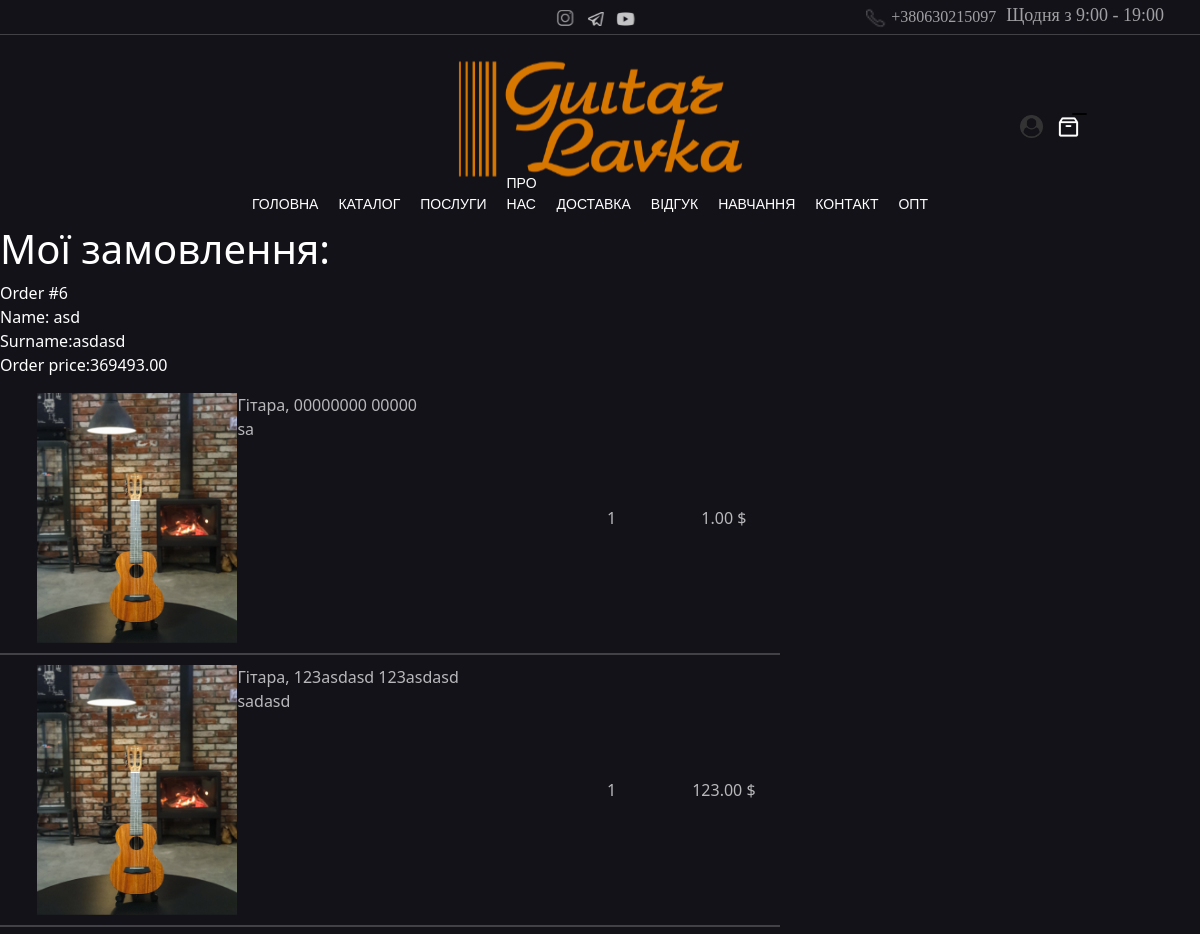
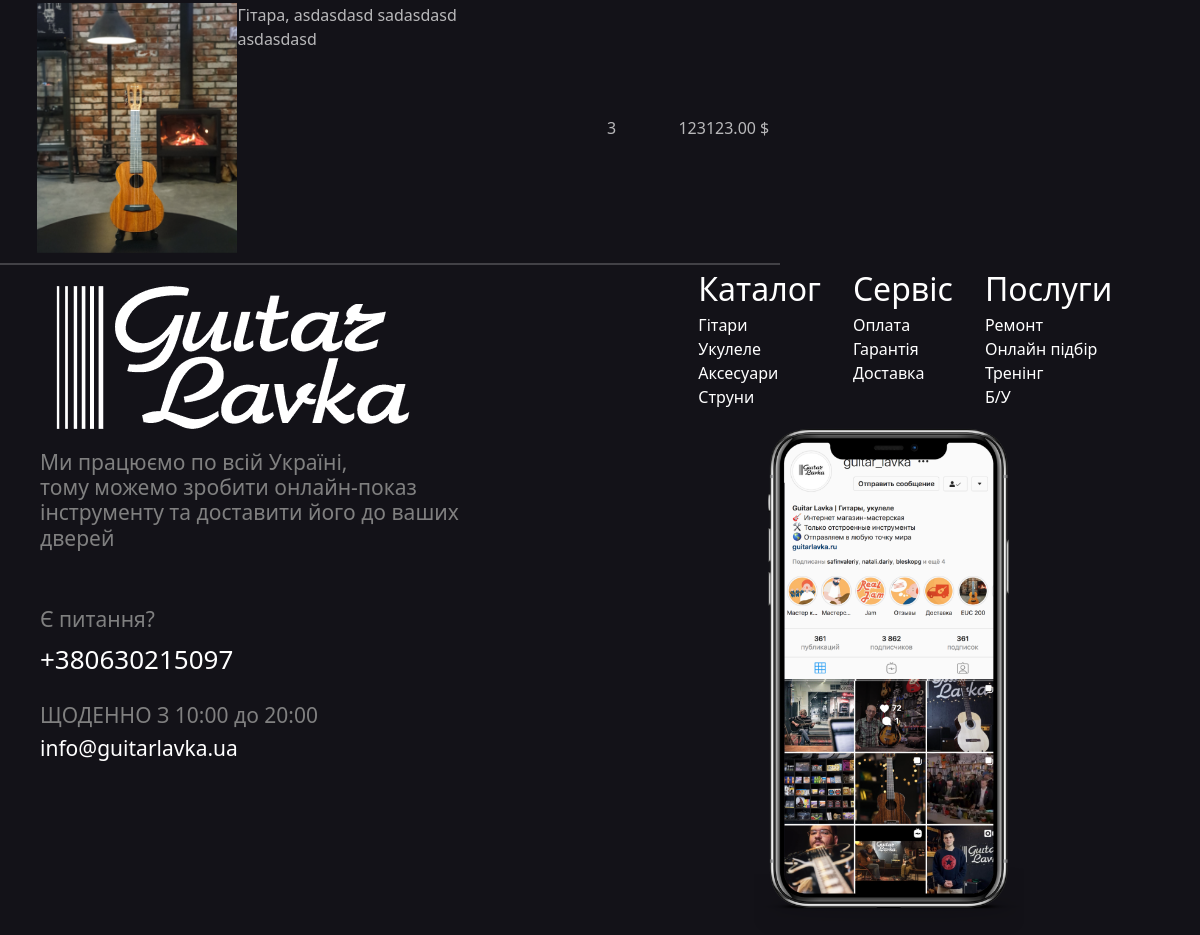
Page /cabinet/order/6 on the committed database (2 pictures, top to bottom).
### guitarlavka/models.py (models this page shows, shortened)
class Order(models.Model):
    id = models.AutoField(primary_key=True, editable=False, db_index=True)
    user = models.ForeignKey(User, on_delete=models.CASCADE, blank=True, null=True)
    order_items = models.ManyToManyField(OrderItem, editable=True)
    first_name = models.CharField(max_length=100, verbose_name="Імя")
    last_name = models.CharField(max_length=100, verbose_name="Прізвище")
    telephone = models.CharField(max_length=100, verbose_name="Номер телефону")
    address = models.CharField(max_length=100, verbose_name="Адреса доставки")
    comment = models.TextField(max_length=100, verbose_name="Коментарій до замовлення", blank=True, null=True)
    price = models.DecimalField(max_digits=10, decimal_places=2, verbose_name="Ціна")
    created_at = models.DateTimeField(default=timezone.now)

class Product(models.Model):
    slug = models.SlugField(primary_key=True, unique=True, db_index=True, verbose_name="URL")
    type = models.ForeignKey(Categories, on_delete=models.CASCADE, verbose_name="Категорія")
    brand = models.CharField(max_length=100, verbose_name="Виробник")
    model = models.CharField(max_length=100, verbose_name="Модель")
    price = models.DecimalField(max_digits=10, decimal_places=2, verbose_name="Ціна")
    description = models.TextField(verbose_name="Опис")
    string_number = models.IntegerField(default=6, verbose_name="Кількість струн")
    quantity = models.IntegerField(default=1, verbose_name="Кількість товару")
    picture = models.ImageField(null=True, blank=True, upload_to="product_images/", default="product_images/1.png", verbose_name="Фото")

class Categories(models.Model):
    category = models.CharField(max_length=100, default="Гітара")
    def __str__(self):
        return self.category

### guitarlavka/views.py (the view)
# urls.py: path("cabinet/order/<int:order_id>", OrderView.as_view(), name='order'),
class OrderView(DataMixin, View):
    template_name = 'order_view.html'
    model = Order
    def get(self, request, order_id):
        order = self.model.objects.get(id=order_id)
        order_items_ids = order.order_items.values_list('product_id', flat=True)
        products = Product.objects.filter(slug__in=order_items_ids)
        quantity = reversed(order.order_items.values_list('quantity', flat=True))
        ziper = zip(products, quantity)
        context = {
            'order': order,
            'order_items': ziper,
        }
        return render(request, 'order_view.html', context)

### templates/order_view.html (shortened to what this page needs)
{% extends 'base.html' %}
{% block content %}
    <h1 style="color:white">Мої замовлення:</h1>
    <p style="color:white">Order #{{ order.id }}<br>
        Name: {{ order.first_name }}<br>
        Surname:{{ order.last_name }}<br>
        Order price:{{ order.price }} <br>
        </p>
    {% for item, quantity in order_items %}
        <div class="cart-item">
        <div></div>
        <div class="cart-item-picture">
            <img src="{{ MEDIA_ROOT }}/media/{{item.picture}}">
        </div>
        <div class="cart-item-description">
            {{ item.type }},
            {{ item.brand }}
            {{ item.model }}
            <br>
            {{ item.description }}
        </div>
            <div class="cart-item-quantity">
                {{ quantity }}
        </div>
        <div class="cart-item-price">{{ item.price }} $</div>
    </div>
    {% endfor %}
{% endblock %}

### static/css/stylesheet.css (style rules this page uses)
html { background-color: #131218; }
#body { box-sizing: border-box; background-color: #131218; margin:0; padding:0; min-height: 750px; }
.cart-item { width:65%; display:grid; grid-template-columns: 2fr 8fr 17fr 6fr 6fr; grid-template-rows: 250px; border-bottom:2px solid rgba(255, 255, 255, 0.2); margin-top:10px; padding-bottom:10px; }
.cart-item-picture { display:flex; justify-content: center; align-items: center; }
.cart-item-picture > img { width:200px; height:250px; }
.cart-item-description { color:rgba(255,255,255,0.7); display:flex; }
.cart-item-quantity { color:rgba(255,255,255,0.7); display:flex; justify-content: center; align-items: center; }
.cart-item-price { color:rgba(255,255,255,0.7); display:flex; justify-content: center; align-items: center; }

### rows in the picture
Order: id "6", first_name "asd", last_name "asdasd", price "369493.00"
Product: picture (picture), type "Гітара", brand "00000000", model "00000", description "sa", quantity "1", price "1.00"
Product: picture (picture), type "Гітара", brand "123asdasd", model "123asdasd", description "sadasd", type "1", price "123.00"
Product: picture (picture), type "Гітара", brand "asdasdasd", model "sadasdasd", description "asdasdasd", quantity "3", price "123123.00"
